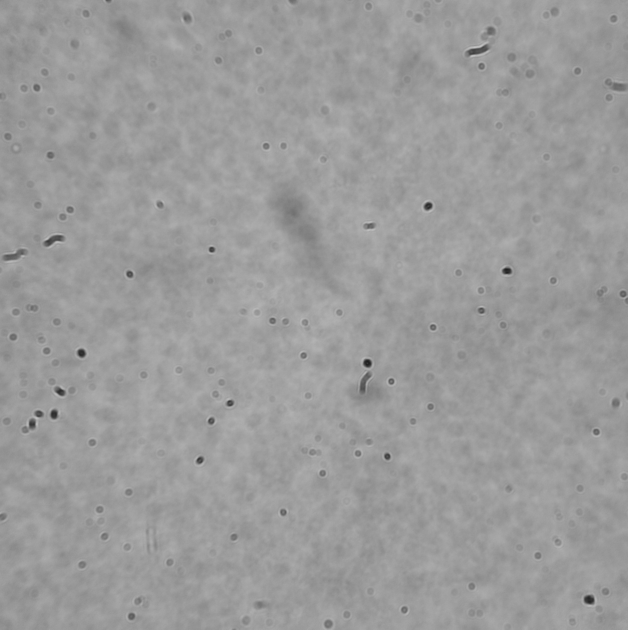
#> input picture api/mean_image.png, 1255 x 1259 px (shown at 1/2 size)
$ python -i seg_watershed_drwaqas.py   (imports and definitions only)   (older library calls are emulated)
#> lines starting #> are read from the running program, lines starting #| are printed output that depends on the picture; after the words box and inside, x2 and y2 are one past the last pixel; in counts of white or black regions, pixels touching at a corner belong together
# //  Created by Qazi Ammar Arshad on 06/05/2020.
# //  Copyright © 2020 Qazi Ammar Arshad. All rights reserved.
# This code required python 3.7.

"""
Description:
This a testing code for segmentaion of single image. this code will be added into API.
"""

import cv2
import os.path
import numpy as np
from scipy import ndimage
from skimage.feature import peak_local_max
from skimage.morphology import watershed


def preprocess_image(image, mean_gray):
    mean_gray_resized = cv2.resize(mean_gray, (image.shape[1], image.shape[0]))

    # Convert RGB to gray scale and improve contrast of the image
    gray = cv2.cvtColor(image, cv2.COLOR_BGR2GRAY)
    clahe = cv2.createCLAHE(clipLimit=2.0, tileGridSize=(8, 8))
    imge_clahe = clahe.apply(gray)

    # Subtract the Background (mean) image
    mean_subtracted = imge_clahe - mean_gray_resized
    # clone = mean_subtracted.copy()

    # Remove the pixels which are very close to the mean. 60 is selected after watching a few images
    # mean_subtracted[mean_subtracted < 60] = 0
    mean_subtracted[mean_subtracted < mean_subtracted.mean()] = 0
    # to remove noise data form the image.
    kernel = np.ones((12, 12), np.uint8)
    mean_subtracted_open = cv2.morphologyEx(mean_subtracted, cv2.MORPH_OPEN, kernel)

    # To separate connected cells, do the Erosion. The kernal parameters are randomly selected.
    kernel = np.ones((6, 6), np.uint8)
    forground_background_mask = cv2.erode(mean_subtracted_open, kernel)

    return forground_background_mask


# [40 lines left out: function image_thresh_with_divide, not called in this run]


def watershed_labels(binary_mask):
    # compute the exact Euclidean distance from every binary
    # pixel to the nearest zero pixel, then find peaks in this
    # distance map
    D = ndimage.distance_transform_edt(binary_mask)
    localMax = peak_local_max(D, indices=False, min_distance=20,
                              labels=binary_mask)

    # perform a connected component analysis on the local peaks,
    # using 8-connectivity, then appy the Watershed algorithm
    markers = ndimage.label(localMax, structure=np.ones((3, 3)))[0]
    labels = watershed(-D, markers, mask=binary_mask)

    return labels


def save_cells_annotation(annotated_img, labels):
    original_image = annotated_img.copy()

    individual_cell_images = []
    json_object = []
    # loop over the unique labels returned by the Watershed algorithm
    cell_count = 0
    gray = cv2.cvtColor(annotated_img, cv2.COLOR_BGR2GRAY)

    for label in np.unique(labels):
        # if the label is zero, we are examining the 'background'
        if label == 0:
            continue

        # otherwise, allocate memory for the label region and draw
        # it on the mask
        mask = np.zeros(gray.shape, dtype="uint8")
        mask[labels == label] = 255

        # detect contours in the mask and grab the largest one
        cnts = cv2.findContours(mask.copy(), cv2.RETR_EXTERNAL,
                                cv2.CHAIN_APPROX_SIMPLE)[-2]
        c = max(cnts, key=cv2.contourArea)

        # saving every single cell as a rectangular image.
        x, y, w, h = cv2.boundingRect(c)
        # Change these coordinate according to microscope resolution.
        # these parameters are need to be set automatically

        x = x - 10
        y = y - 10
        if x < 0:
            x = 0
        if y < 0:
            y = 0
        w = w + 15
        h = h + 15
        if (w < 70 or h < 70) or (w > 200 or h > 200):
            continue
        cv2.rectangle(annotated_img, (x, y), (x + w, y + h), (0, 0, 255), 2)
        roi = original_image[y:y + h, x:x + w, :]

        #  Make JSON object to save annotation file.
        json_object.append({"x": x, "y": y, "h": h, "w": w})
        individual_cell_images.append(roi)
        # json_object.append({
        #     # "cell_name": cell_save_name,
        #     "x": str(x),
        #     "y": str(y),
        #     "h": str(h),
        #     "w": str(w),
        #     "status": "healthy"
        # })

        # cv2.imwrite(save_individual_cell_path + cell_save_name, roi)
        cell_count += 1

    return annotated_img, individual_cell_images, json_object


# [7 lines left out: function is_new_cell_segments_found, not called in this run]


def make_folder_with(folder_name):
    if not os.path.exists(folder_name):
        os.makedirs(folder_name)


def get_mean_gray_image(img):
    # This function convert image into gray and the by applying opening morphological operation computer the mean image.
    gray_img = cv2.cvtColor(img, cv2.COLOR_BGR2GRAY)
    # we need to computer the kernerl size by the ration of image size.
    kernel = np.ones((250, 250), np.uint8)
    mean_gray = cv2.morphologyEx(gray_img, cv2.MORPH_OPEN, kernel)
    return mean_gray


#########################################################################
# You need to only specify these 2 parameters.
# 1.folder_base_path,
# 2.directory
# where your original images are saved.
# this is the main fucntion of this class that calls all other functions.
def cell_segmentation(image_name):
    # base path of folder where you save all related annotation.
    # folder_base_path = path.result_folder_path + "microscope_test/"
    #
    # # path of folder where each individual cell is save.
    # save_individual_cell_path = folder_base_path + "rbc/"
    # make_folder_with(save_individual_cell_path)

    # reading image from folder.
#> called with image_name = '../mean_image.png'
    image = cv2.imread(image_name)
#> image is the input picture: shape (1259, 1255, 3); min 29, max 198, mean 155.2
    mean_gray = get_mean_gray_image(image)
#> in get_mean_gray_image, `mean_gray = cv2.morphologyEx(gray_img, cv2.MORPH_OPEN, kernel)`:
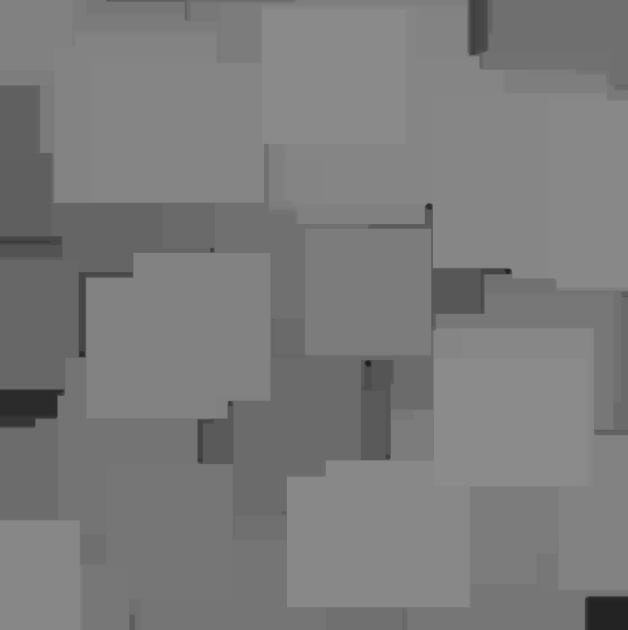
#> mean_gray: shape (1259, 1255) (shown at 1/2 size); min 29, max 139, mean 123.1
    print(image_name)

    annotated_img = image.copy()
    forground_background_mask = preprocess_image(image.copy(), mean_gray)
#> in preprocess_image, `mean_subtracted = imge_clahe - mean_gray_resized`:
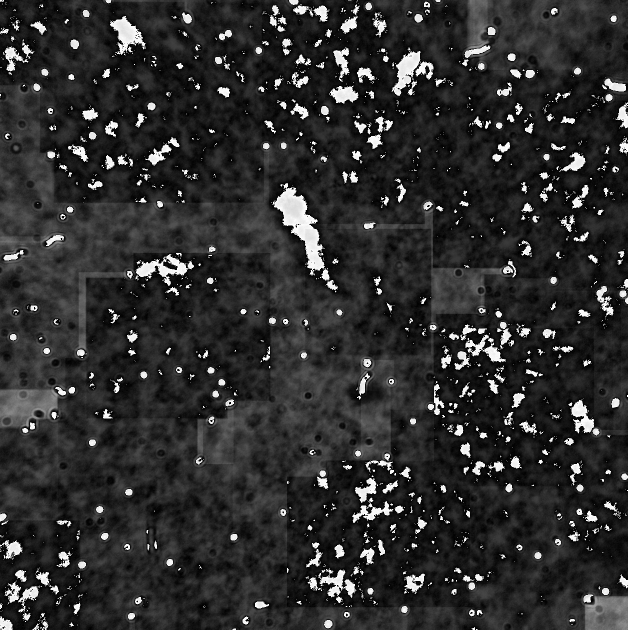
#> mean_subtracted: shape (1259, 1255) (shown at 1/2 size); min 0, max 255, mean 46
#> in preprocess_image, `forground_background_mask = cv2.erode(mean_subtracted_open, kernel)`:
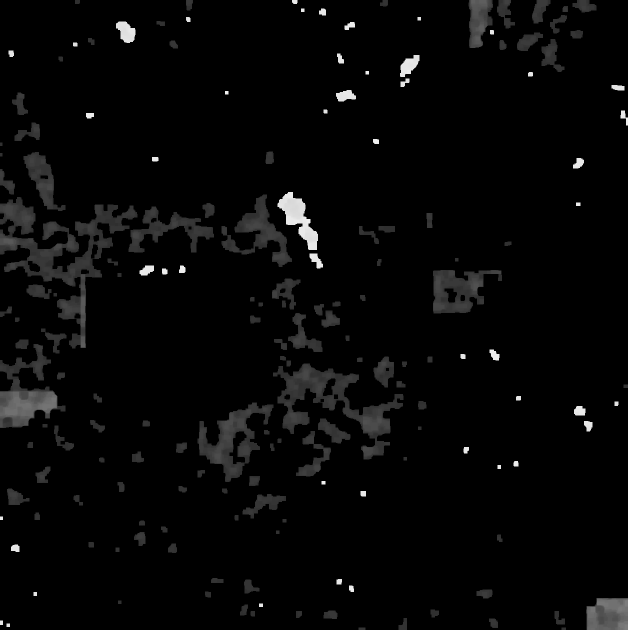
#> forground_background_mask: shape (1259, 1255) (shown at 1/2 size); min 0, max 241, mean 6.7

    # find contours of newimg
    _, contours, hierarchy = cv2.findContours(forground_background_mask, cv2.RETR_TREE,
                                           cv2.CHAIN_APPROX_SIMPLE)
#> contours = 186 contours; largest, box (x1, y1, x2, y2) and area: (0, 394, 275, 697) 22450, (546, 727, 807, 919) 15362, (395, 805, 547, 964) 10170, (0, 688, 131, 856) 9720, (866, 540, 1004, 627) 7408

    # %%
    # filling the "holes" of the cells
    for cnt in contours:
        cv2.drawContours(forground_background_mask, [cnt], 0, 255, -1)
#> this loop made 186 passes
#> cnt on passes 1 to 3: [[1123, 1255], [1123, 1258], [1131, 1258], [1131, 1255]], [[717, 1255], [717, 1258], [730, 1258], [730, 1255]], [[13, 1247], [13, 1253], [19, 1253], [19, 1247]]
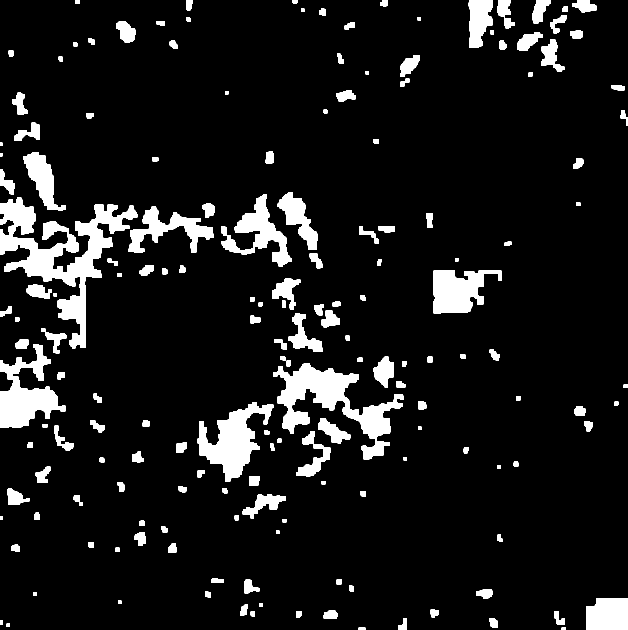
#> forground_background_mask: shape (1259, 1255) (shown at 1/2 size); 9.3% white; 169 white regions, largest, box (x1, y1, x2, y2) and area: (0, 394, 275, 697) 23715, (546, 727, 807, 919) 16084, (395, 805, 547, 964) 10554

    # %%
    # get labels with watershed algorithms.
    labels = watershed_labels(forground_background_mask)
#> in watershed_labels, `localMax = peak_local_max(D, indices=False, min_distance=20, labels=bi..`: localMax: shape (1259, 1255) bool; 0.01% white in thin lines or dots
#> in watershed_labels, `markers = ndimage.label(localMax, structure=np.ones((3, 3)))[0]`: markers: shape (1259, 1255) int32; 181 distinct labels, from 0 to 180
#> in watershed_labels, `labels = watershed(-D, markers, mask=binary_mask)`:
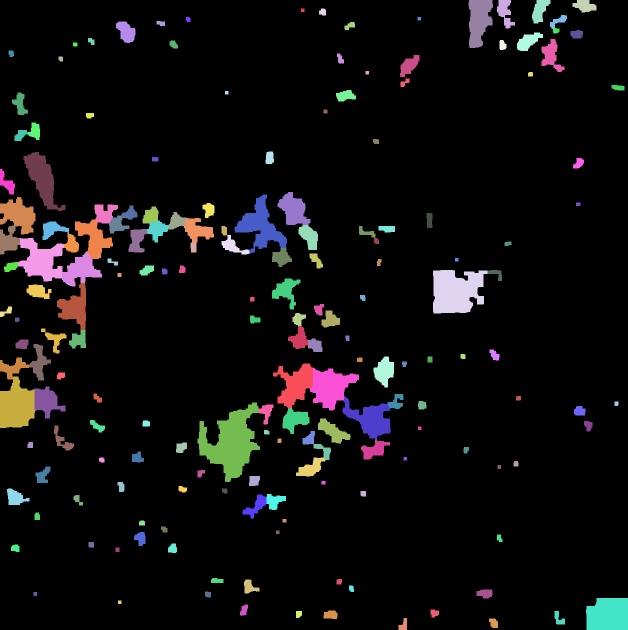
#> labels: shape (1259, 1255) int32 (shown at 1/2 size); 181 distinct labels, from 0 to 180; one colour per label, 0 black

    # %%
    # plot annotation on image
    annotated_img, individual_cell_images, json_object = save_cells_annotation(annotated_img,
                                                                               labels)
#> the loop in save_cells_annotation, `for label in np.unique(labels): # if the label is zero, we are examini..` made 181 passes
#> (w, h) on passes 3, 4, 5, 6, 8, 9, 10, 11, 12, 13, 14, 15: (51, 72), (63, 40), (29, 29), (52, 62), (24, 25), (49, 43), (64, 111), (32, 25), (36, 31), (28, 26), (54, 58), (40, 32)
#> (c, w, h) on passes 2, 7, 26, 30, 43: ([[602, 17], [602, 23], [608, 23], [608, 17]], 22, 22), ([[835, 34], [835, 40], [841, 40], [841, 34]], 22, 22), ([[731, 142], [731, 148], [737, 148], [737, 142]], 22, 22), ([[450, 182], [450, 188], [456, 188], [456, 182]], 22, 22), ([[1152, 405], [1152, 411], [1160, 411], [1160, 405]], 24, 22)
#> after the loop in save_cells_annotation, `for label in np.unique(labels):`:
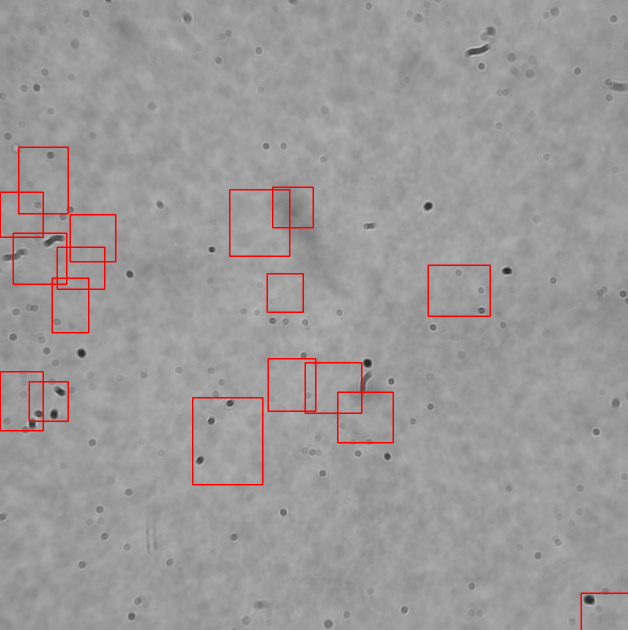
#> annotated_img: shape (1259, 1255, 3) (shown at 1/2 size); 1.24% of pixels changed, all inside (x1, y1, x2, y2) = (0, 293, 1255, 1259)
#> after the loop in save_cells_annotation, `for label in np.unique(labels):`:
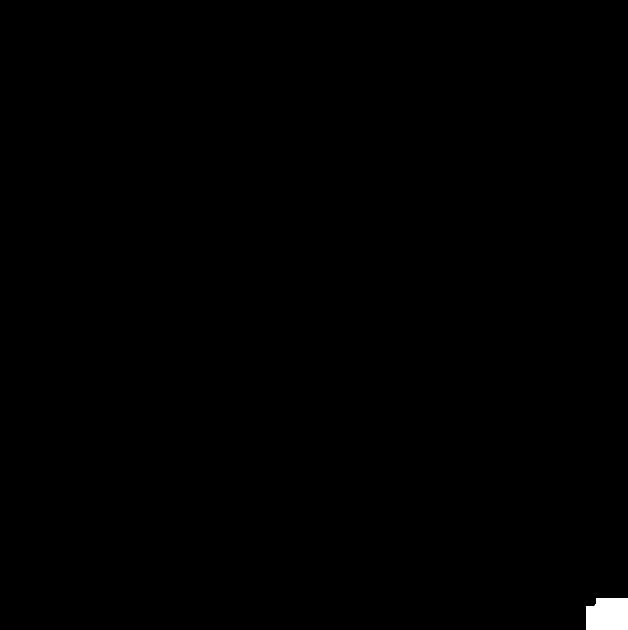
#> mask: shape (1259, 1255) (shown at 1/2 size); 0.31% white; 1 white region, box (x1, y1, x2, y2) and area: (1172, 1196, 1255, 1259) 4868
#> after the loop in save_cells_annotation, `for label in np.unique(labels):`: cell_count = 17; individual_cell_images = 17 items
#> individual_cell_images = 17 items; json_object = 17 items

    return annotated_img, individual_cell_images, json_object

>>> result = cell_segmentation('../mean_image.png')
